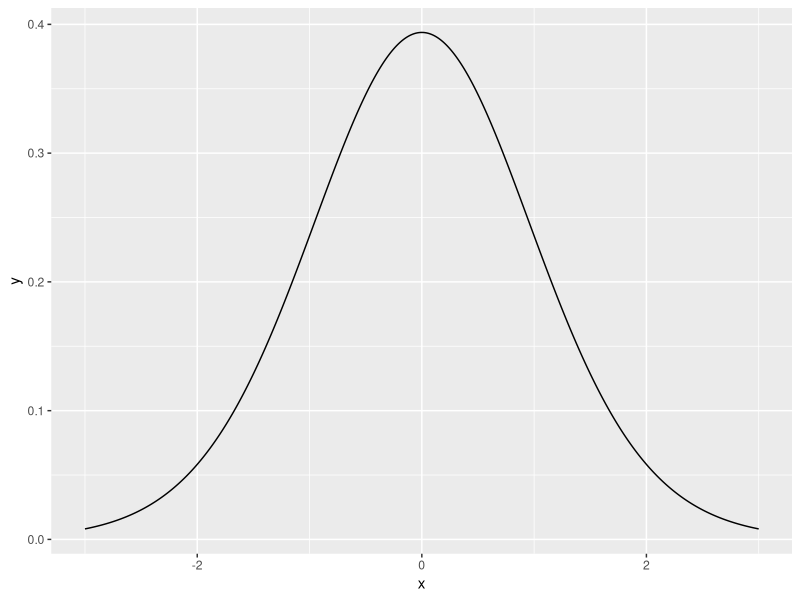
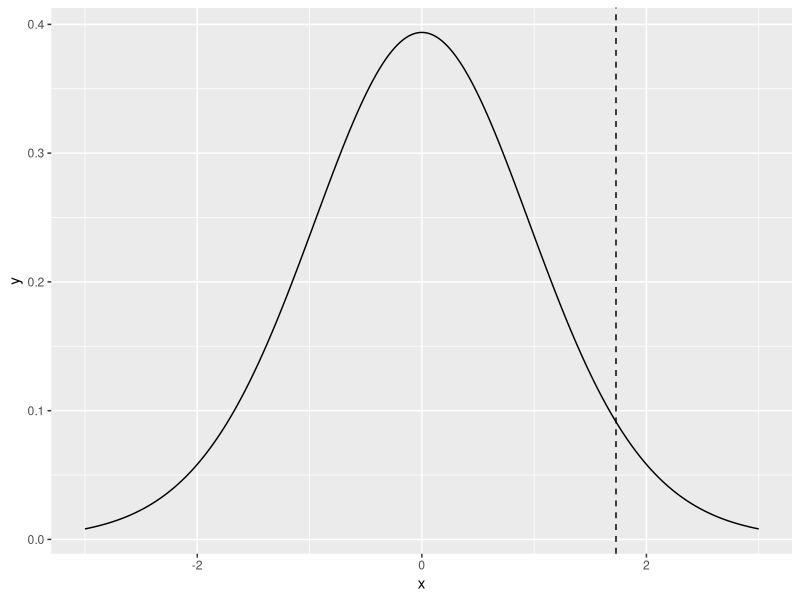
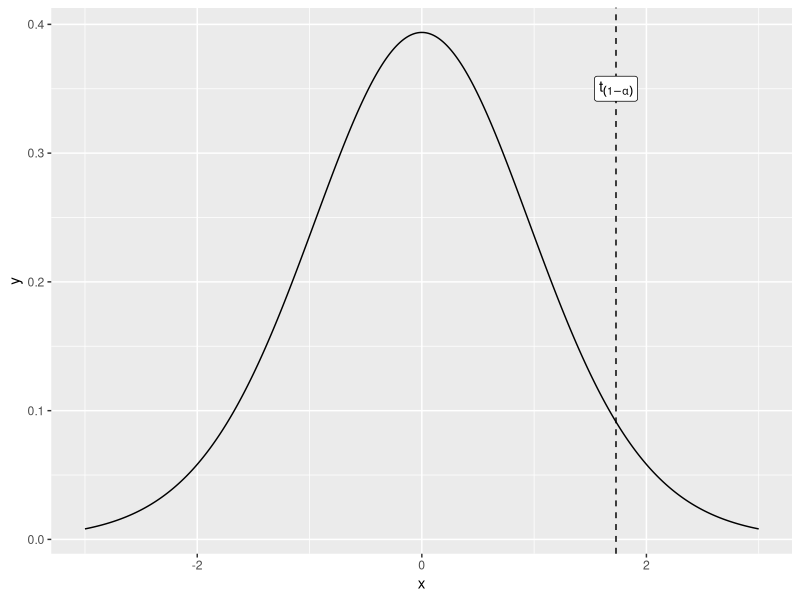
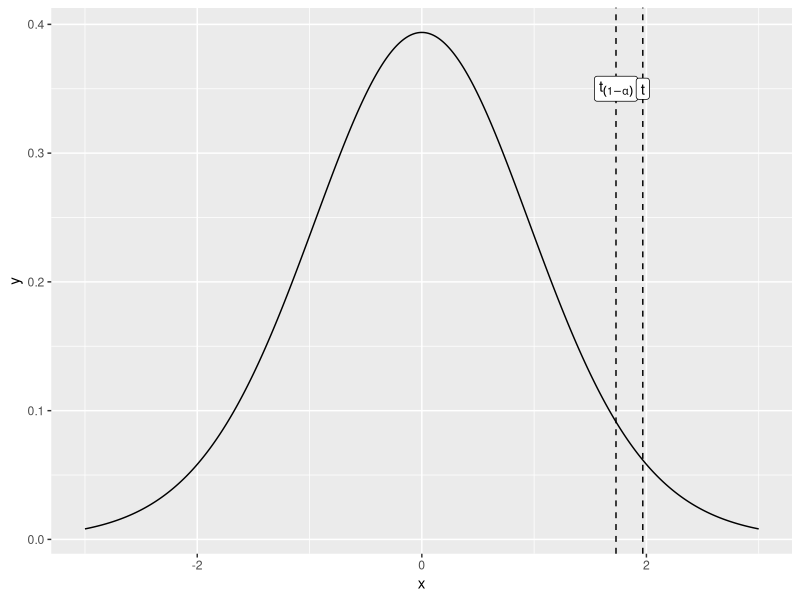
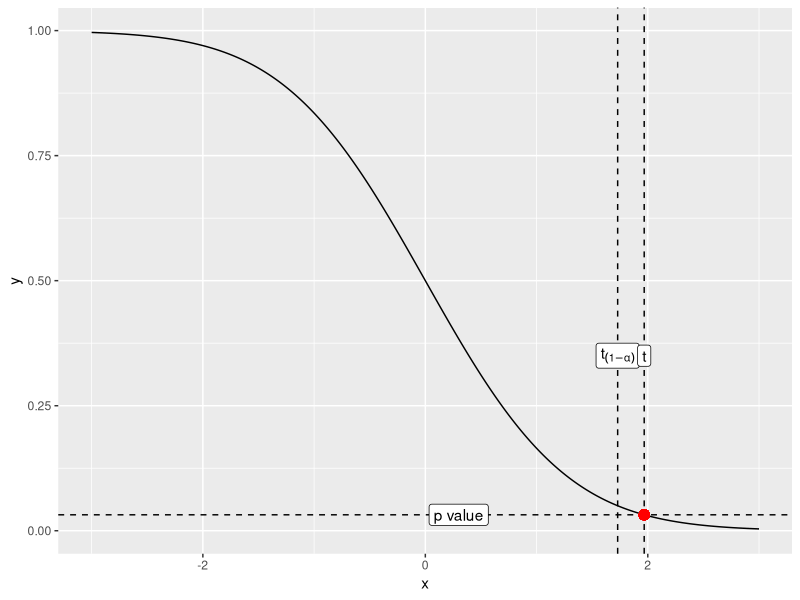
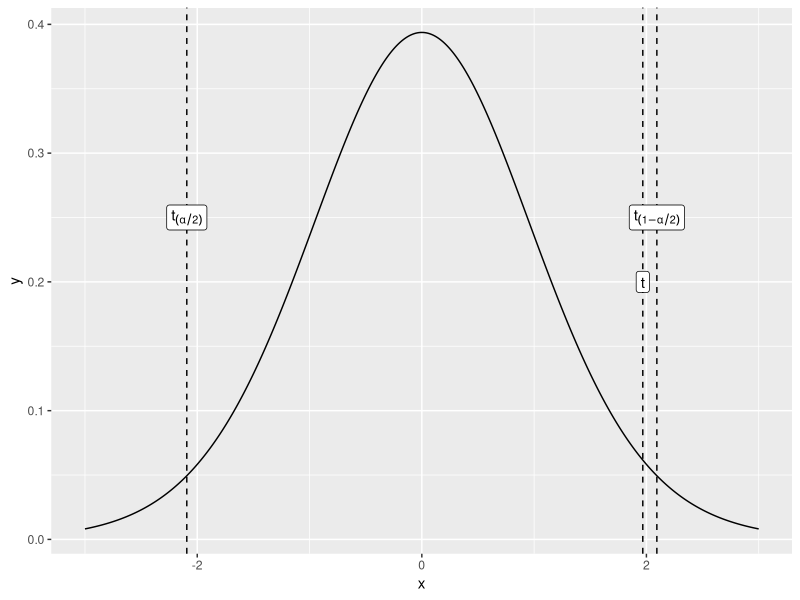
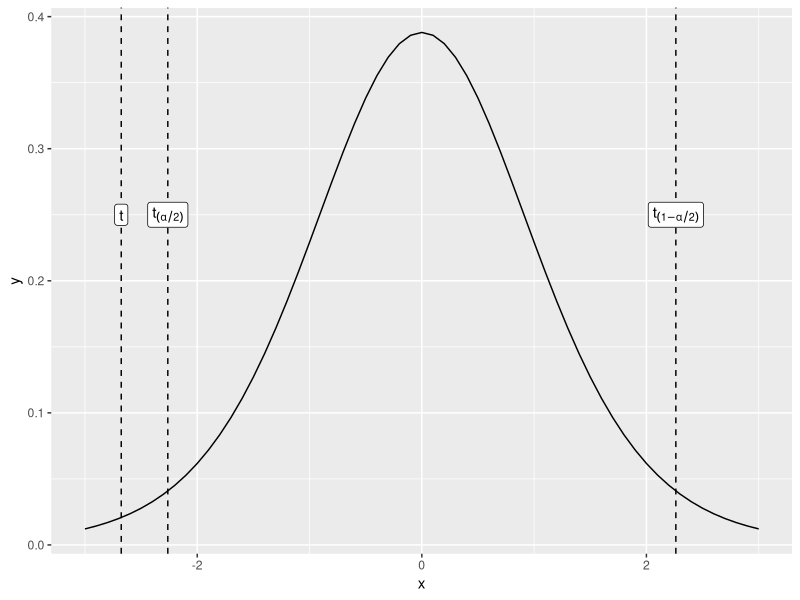
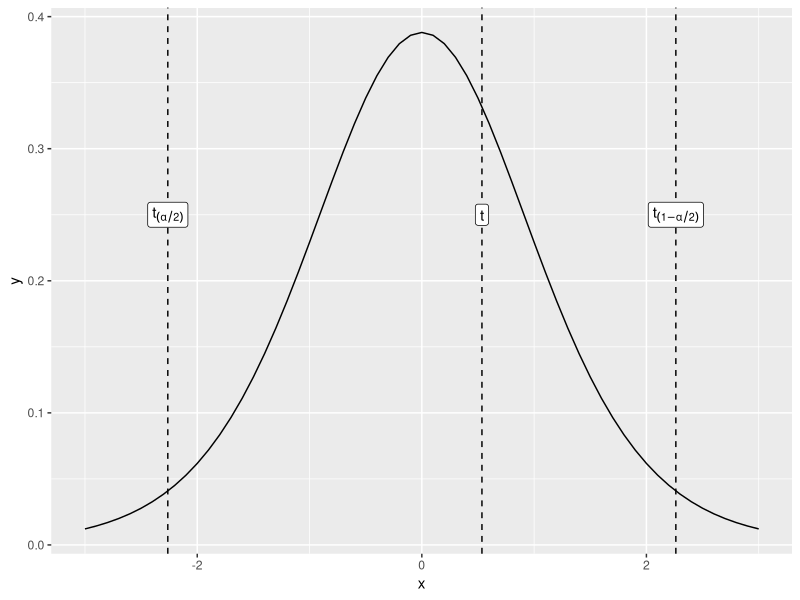

These figures' R source, in order:
## ---- chunk 1
knitr::opts_chunk$set(echo = TRUE)
## ---- chunk 2
library(tidyverse)
## ---- chunk 3
n = 20       # sample size
s = 5.0      # standard deviation
x_bar = 30.2 # sample average
## ---- chunk 4
mu_0 = 28
## ---- chunk 5
# we use lower.tail=TRUE since we are looking for the 95% quantile, starting from the lower tail
# qt is the quantile function for the Student t Distribution
t_1_minus_alpha = qt(0.95, df=n-1, lower.tail=TRUE)
t_1_minus_alpha
## ---- chunk 6
x = seq(-3,3,0.01)
y = dt(x,df=n-1)    # y is equal to the t-test distribution sampled at values of x

# create data frame to hold x and y values
dist = data.frame(x = x, 
                  y = y) 
## ---- chunk 7
ggplot(dist, aes(x,y)) + 
  geom_line()
## ---- chunk 8
ggplot(dist, aes(x,y)) + 
  geom_line() +             # this plots the distribution as a line
  geom_vline(xintercept = t_1_minus_alpha,   # plot a vertical line at t_1_minus_alpha
             linetype="dashed")              # make this a dashed line
## ---- chunk 9
ggplot(dist, aes(x,y)) + 
  geom_line() +             # this plots the distribution
  geom_vline(xintercept = t_1_minus_alpha,   # plot a vertical line at t_1_minus_alpha
             linetype="dashed") +            # make this a dashed line
    annotate(geom = "label",          # add a label for t_1_minus_alpha.  
                                      # Don't change geom = "label", it needs to be exactly this
             x = t_1_minus_alpha,     # x position for the label
             y = 0.35,                # y position for the label
             label = "t[(1-alpha)]",    # this is the text that will be displayed
             parse = TRUE)
## ---- chunk 10
t = (x_bar - mu_0)/(s/sqrt(n))
t
## ---- chunk 11
ggplot(dist, aes(x,y)) + 
  # this plots the distribution
  geom_line() +                     
  # plot a vertical line at t_1_minus_alpha
  geom_vline(xintercept = t_1_minus_alpha,   
             linetype="dashed") +            # make this a dashed line
  # add a label for t_1_minus_alpha.  
  annotate(geom = "label",          # Don't change geom = "label", it needs to be exactly this
           x = t_1_minus_alpha,     # x position for the label
           y = 0.35,                # y position for the label
           label = "t[(1-alpha)]",    # this is the text that will be displayed
           parse = TRUE) +          # use parse = TRUE if you're displaying symbols like alpha
  # plot a vertical line at t
  geom_vline(xintercept = t,        
             linetype="dashed") +   # make this a dashed line
  # add a label for the value of t
  annotate(geom = "label",          
           x = t,
           y = 0.35,                
           label = "t",    
           parse = FALSE)           # can set parse = FALSE, just showing a "t", not symbols like alpha
## ---- chunk 12
# pt is the cumulative distribution of the t distribution
p_value = 1 - pt(t, df=n-1)
p_value
## ---- chunk 13
p_value = pt(t, df=n-1, lower.tail=FALSE)
p_value
## ---- chunk 14

x = seq(-3,3,0.01)
y = 1-pt(x,df=n-1)    # y is equal to the t-test distribution sampled at values of x

# create data frame to hold x and y values
cumulative_dist = data.frame(x = x, 
                      y = y) 

ggplot(cumulative_dist, aes(x,y)) + 
  geom_line() + 
  geom_vline(xintercept = t_1_minus_alpha,   # plot a vertical line at t_1_minus_alpha
             linetype="dashed") +            # make this a dashed line
  annotate(geom = "label",          # add a label for t_1_minus_alpha.  
                                    # Don't change geom = "label", it needs to be exactly this
           x = t_1_minus_alpha,     # x position for the label
           y = 0.35,                # y position for the label
           label = "t[(1-alpha)]",    # this is the text that will be displayed
           parse = TRUE) + 
  geom_vline(xintercept = t,        # plot a vertical line at t
             linetype="dashed") +   # make this a dashed line
  annotate(geom = "label",          # add a label for the value of t
           x = t,
           y = 0.35,                
           label = "t",    
           parse = FALSE) + 
  geom_hline(yintercept = p_value, 
             linetype="dashed") + 
  annotate(geom = "label",
           x = 0.3,
           y = p_value,
           label = "p value", 
           parse = FALSE) + 
  geom_point(data=NULL, aes(x=t, y=p_value), colour="red", size=3)


## ---- chunk 15
# tails are now alpha/2
t_1_minus_alpha_div_2 = qt(1 - (0.05/2), df=n-1, lower.tail=TRUE)
## ---- chunk 16
t_1_minus_alpha_div_2
## ---- chunk 17
# generate a sequence from -3 to 3 in steps of 0.01
x = seq(-3,3,0.01)
left_tail_x = seq(-3,-t_1_minus_alpha_div_2,0.01)
right_tail_x = seq(t_1_minus_alpha_div_2, 3, 0.01)

# create data frame to hold x and y values
dist = data.frame(x=x, 
                  y = dt(x, df=n-1)) # y is equal to the t-test distribution sampled at values of x

# plot the t-test distribution 
# and show the location of t and t_1_minus_alpha_div_2

ggplot(dist, aes(x,y)) + geom_line() + 
  # show line and text annotation for t
  geom_vline(xintercept = t, linetype="dashed") + 
  annotate("label", x=t, y=0.2, label="t") + 
  # show line and text annotation for t_1_minus_alpha_div_2
  geom_vline(xintercept = t_1_minus_alpha_div_2, linetype="dashed") + 
  annotate("label", x=t_1_minus_alpha_div_2, y=0.25, label="t[(1-alpha/2)]", parse=TRUE) + 
  geom_vline(xintercept = -t_1_minus_alpha_div_2, linetype="dashed") + 
  annotate("label", x = -t_1_minus_alpha_div_2, y=0.25, label="t[(alpha/2)]", parse=TRUE)

# critical region will be different and may also have to reject it.
## ---- chunk 18
non_smoke = c(18,22,21,17,20,17,23,20,22,21)
smoke = c(16,20,14,21,20,18,13,15,17,21)
## ---- chunk 19
res = t.test(smoke, alternative = "two.sided", mu=20, conf.level = 0.95)
print(res)
## ---- chunk 20
res$statistic
## ---- chunk 21
n = length(smoke)    # number of samples

x = seq(-3, 3, 0.1) # sequence from -3 to 3 in increments of 0.1
y = dt(x, df=n-1)   # probability density of the t distribution

df = data.frame(x=x,
                y=y)

alpha = 0.05
t_alpha_div_2 = qt(alpha/2, df = n-1)
t_1_minus_alpha_div_2 = qt(1 - alpha/2, df = n-1)
t = res$statistic

ggplot(df, aes(x,y)) + geom_line() + 
  # vertical line and label for t_alpha_div_2
  geom_vline(xintercept = t_alpha_div_2, linetype = "dashed") + 
  annotate("label", x = t_alpha_div_2, y=0.25, label="t[(alpha/2)]", parse=TRUE) + 
  # vertical line and label for t_1_minus_alpha_div_2
  geom_vline(xintercept = t_1_minus_alpha_div_2, linetype = "dashed") + 
  annotate("label", x = t_1_minus_alpha_div_2, y=0.25, label = "t[(1 - alpha/2)]", parse=TRUE) + 
  # vertical line and label for t (from the t.test function called above)
  geom_vline(xintercept = t, linetype = "dashed") + 
  annotate("label", x = t, y=0.25, label = "t", parse=FALSE)
## ---- chunk 22
res = t.test(smoke, alternative = "two.sided", mu=17, conf.level = 0.95)
n = length(smoke)    # number of samples

x = seq(-3, 3, 0.1) # sequence from -3 to 3 in increments of 0.1
y = dt(x, df=n-1)   # probability density of the t distribution

df = data.frame(x=x,
                y=y)

alpha = 0.05
t_alpha_div_2 = qt(alpha/2, df = n-1)
t_1_minus_alpha_div_2 = qt(1 - alpha/2, df = n-1)
t = res$statistic

ggplot(df, aes(x,y)) + geom_line() + 
  # vertical line and label for t_alpha_div_2
  geom_vline(xintercept = t_alpha_div_2, linetype = "dashed") + 
  annotate("label", x = t_alpha_div_2, y=0.25, label="t[(alpha/2)]", parse=TRUE) + 
  # vertical line and label for t_1_minus_alpha_div_2
  geom_vline(xintercept = t_1_minus_alpha_div_2, linetype = "dashed") + 
  annotate("label", x = t_1_minus_alpha_div_2, y=0.25, label = "t[(1 - alpha/2)]", parse=TRUE) + 
  # vertical line and label for t (from the t.test function called above)
  geom_vline(xintercept = t, linetype = "dashed") + 
  annotate("label", x = t, y=0.25, label = "t", parse=FALSE)

## ---- chunk 23
t.test(smoke, alternative = "greater", mu=20, conf.level = 0.95)
## ---- chunk 24
x = seq(-3,3,0.01)
n = 10
dist = data.frame(x=x, 
                  y = dt(x, df=n-1)) # y is equal to the t-test distribution sampled at values of x

t_1_minus_alpha = qt(1 - (0.05), df=n-1, lower.tail=TRUE)

right_tail_x = seq(t_1_minus_alpha, 3, 0.01)

ggplot(dist, aes(x,y)) + 
  geom_line() + 
  geom_vline(xintercept = res$statistic, linetype="dashed") + 
  annotate("label", x = res$statistic, y=0.25, label="t") + 
  geom_vline(xintercept = t_1_minus_alpha, linetype="dashed") + 
  annotate("label", x = t_1_minus_alpha, y=0.25, label="t[1-alpha]", parse=TRUE) + 
  geom_polygon(data = data.frame(x = c(right_tail_x, rev(right_tail_x)), 
                                 y = c(dt(right_tail_x, df=n-1), 
                                       rep(0, length(right_tail_x)))), 
               fill="red", alpha=0.5)

## ---- chunk 25
x_bar1 = mean(non_smoke)
x_bar2 = mean(smoke)
print(x_bar1)
print(x_bar2)
## ---- chunk 26
s1 = sd(non_smoke)
s2 = sd(smoke)
print(s1)
print(s2)
## ---- chunk 27
t.test(smoke, non_smoke, alternative = "two.sided", conf.level = 0.95, var.equal = TRUE)
## ---- chunk 28
t.test(smoke, non_smoke, alternative = "two.sided", conf.level = 0.95, var.equal = FALSE)
## ---- chunk 29
t.test(non_smoke, smoke, alternative = "greater", var.equal = FALSE, conf.level = 0.95)
t.test(non_smoke, smoke, alternative = "less", var.equal = FALSE, conf.level = 0.95)
## ---- chunk 30
# test values both before and after smoking:
pre_test = c(77, 56, 64, 60, 57, 53, 72, 62, 65, 66)
post_test = c(88, 74, 83, 68, 58, 50, 67, 64 ,74 ,60)

t.test(pre_test, post_test, alternative = "less", var.equal = FALSE, paired = TRUE, conf.level = 0.95)
t.test(pre_test, post_test, alternative = "less", var.equal = TRUE, conf.level = 0.95)
## ---- chunk 31
x <- rnorm(100, mean=0)  # if you don’t specify the variance it is set to 1 by default
y <- rnorm(100, mean=1)
## ---- chunk 32
var.test(x, y, ratio = 1, alternative = "two.sided", conf.level = 0.95)      
